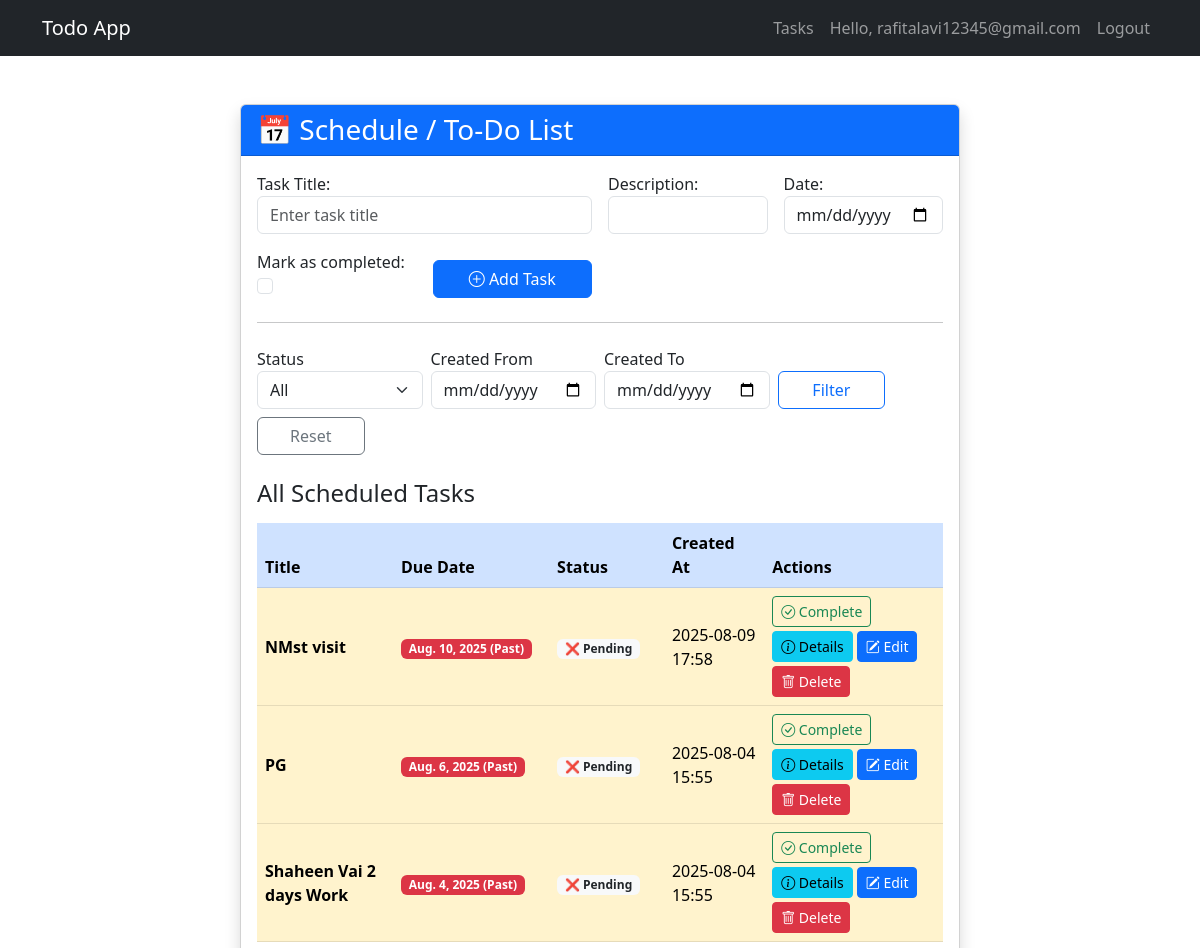
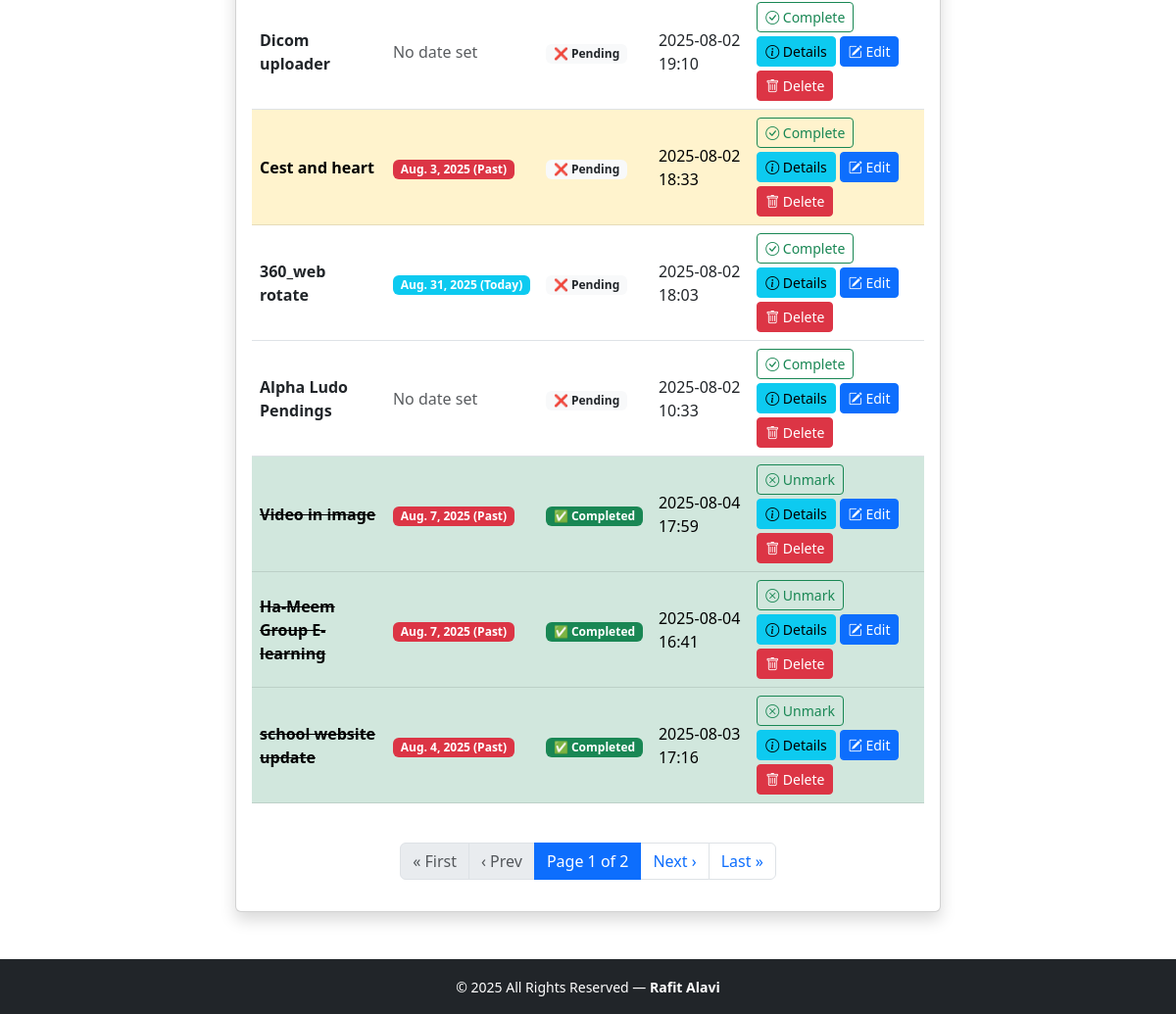
Screenshot of / (signed in) with the database file from the repository (2 pictures, top to bottom).
### todoapp/models.py (models this page shows, shortened)
class Task(models.Model):
    user = models.ForeignKey(User, on_delete=models.CASCADE)  # 👈 Link to user
    title = models.CharField(max_length=200)
    completed = models.BooleanField(default=False)
    date = models.DateField(null=True, blank=True)
    description =  RichTextField(blank=True, null=True)
    created_at = models.DateTimeField(auto_now_add=True)
    updated_at = models.DateTimeField(auto_now=True, null=True, blank=True)
    class Meta:
        ordering = ['completed', 'created_at']

### todoapp/views.py (the view, shortened to what this page needs)
# urls.py: path('', views.index, name='index'),
@login_required
def index(request):
    tasks = Task.objects.filter(user=request.user).order_by(Case(
        When(completed=False, then=Value(0)),
        When(completed=True, then=Value(1)),
        output_field=IntegerField(),
    ),
    '-created_at')  # 👈 Only show user's tasks
    status = request.GET.get('status')
    if status == 'completed':
        tasks = tasks.filter(completed=True)
    elif status == 'pending':
        tasks = tasks.filter(completed=False)
    start_created = request.GET.get('start_created')
    end_created = request.GET.get('end_created')
    if start_created:
        tasks = tasks.filter(created_at__date__gte=start_created)
    if end_created:
        tasks = tasks.filter(created_at__date__lte=end_created)
    paginator = Paginator(tasks, 10)
    page_number = request.GET.get('page')
    try:
        page_obj = paginator.get_page(page_number)
    except Exception as e:
        page_obj = paginator.get_page(1)  # Fallback to first page on error
        print(f"Error in pagination: {e}")
    form = TaskForm()
    today = date.today()
    return render(request, 'todoapp/index.html', {
        'tasks': tasks,
        'form': form,
        'today': today,
        'page_obj': page_obj,
    })

### todoapp/templates/todoapp/index.html (shortened to what this page needs)
{% extends 'todoapp/base.html' %}
{% block content %}
<div class="container mt-5">
    <div class="row justify-content-center">
        <div class="col-lg-8">
            <div class="card shadow">
                <div class="card-header bg-primary text-white">
                    <h1 class="h3 mb-0">📅 Schedule / To-Do List</h1>
                </div>
                <div class="card-body">
                    <form method="POST" class="mb-4">
                        <div class="row g-3">
                            {% for field in form %}
                            <div class="col-md-{% if field.name == 'title' %}6{% else %}3{% endif %}">
                                {{ field.label_tag }}
                                {{ field }}
                            </div>
                            {% endfor %}
                            <div class="col-md-3 d-flex align-items-end">
                                <button type="submit" class="btn btn-primary w-100">
                                    <i class="bi bi-plus-circle"></i> Add Task
                                </button>
                            </div>
                        </div>
                    </form>
                    <hr class="my-4">
                     <form method="get" class="mb-4">
    <div class="row g-2 align-items-end">
        <div class="col-md-3">
            <label for="status">Status</label>
            <select name="status" id="status" class="form-select">
                <option value="">All</option>
            </select>
        </div>
       <div class="col-md-3">
            <label for="start_created">Created From</label>
            <input type="date" name="start_created" id="start_created" class="form-control"
                   value="{{ request.GET.start_created }}">
        </div>
        <div class="col-md-3">
            <label for="end_created">Created To</label>
            <input type="date" name="end_created" id="end_created" class="form-control"
                   value="{{ request.GET.end_created }}">
        </div>
        <div class="col-md-2">
            <button type="submit" class="btn btn-outline-primary w-100">Filter</button>
        </div>
        <div class="col-md-2">
            <a href="?" class="btn btn-outline-secondary w-100">Reset</a>
        </div>
    </div>
</form>
                    <h2 class="h4 mb-3">All Scheduled Tasks</h2>
<div class="table-responsive">
    <table class="table table-hover align-middle">
        <thead class="table-primary">
            <tr>
                <th>Title</th>
                <th>Due Date</th>
                <th>Status</th>
                <th>Created At</th>
                <th>Actions</th>
            </tr>
        </thead>
        <tbody>
            {% for task in page_obj %}
            <tr class="{% if task.completed %}table-success{% elif task.date < today %}table-warning{% endif %}">
                <td>
                    <strong class="{% if task.completed %}text-decoration-line-through{% endif %}">
                        {{ task.title }}
                    </strong>
                </td>
                <td>
                    {% if task.date %}
                        <span class="badge bg-{% if task.date == today %}info
                                            {% elif task.date < today %}danger
                                            {% else %}secondary{% endif %}">
                            {{ task.date }}
                            {% if task.date == today %} (Today)
                            {% elif task.date < today %} (Past)
                            {% else %} (Upcoming)
                            {% endif %}
                        </span>
                    {% else %}
                        <span class="text-muted">No date set</span>
                    {% endif %}
                </td>
                <td>
                    {% if task.completed %}
                        <span class="badge bg-success">✅ Completed</span>
                    {% else %}
                        <span class="badge bg-light text-dark">❌ Pending</span>
                    {% endif %}
                </td>
                <td>{{ task.created_at|date:"Y-m-d H:i" }}</td>
                <td>
                    <div class="d-flex flex-wrap gap-1">
                        <a href="{% url 'toggle_complete' task.id %}" class="btn btn-sm btn-outline-success">
                            {% if task.completed %}
                                <i class="bi bi-x-circle"></i> Unmark
                            {% else %}
                                <i class="bi bi-check-circle"></i> Complete
                            {% endif %}
                        </a>
                        <a href="{% url 'task_detail' task.id %}" class="btn btn-sm btn-info">
                            <i class="bi bi-info-circle"></i> Details
                        </a>
                        <a href="{% url 'edit_task' task.id %}" class="btn btn-sm btn-primary">
                            <i class="bi bi-pencil-square"></i> Edit
                        </a>
                        <a href="{% url 'delete_task' task.id %}" class="btn btn-sm btn-danger"
                           onclick="return confirm('Are you sure you want to delete this task?');">
                            <i class="bi bi-trash"></i> Delete
                        </a>
                    </div>
                </td>
            </tr>
            {% empty %}
            <tr>
                <td colspan="5" class="text-center text-muted py-4">No tasks yet. Add your first task above!</td>
            </tr>
            {% endfor %}
        </tbody>
    </table>
</div>
                        <div class="mt-4">
                            <nav aria-label="Task list pagination">
                                <ul class="pagination justify-content-center">
                                  {% if page_obj.has_previous %}
<li class="page-item">
    <a class="page-link" href="?page=1{% if request.GET.status %}&status={{ request.GET.status }}{% endif %}{% if request.GET.start_created %}&start_created={{ request.GET.start_created }}{% endif %}{% if request.GET.end_created %}&end_created={{ request.GET.end_created }}{% endif %}">&laquo; First</a>
</li>
<li class="page-item">
    <a class="page-link" href="?page={{ page_obj.previous_page_number }}{% if request.GET.status %}&status={{ request.GET.status }}{% endif %}{% if request.GET.start_created %}&start_created={{ request.GET.start_created }}{% endif %}{% if request.GET.end_created %}&end_created={{ request.GET.end_created }}{% endif %}">&lsaquo; Prev</a>
</li>
{% else %}
<li class="page-item disabled"><span class="page-link">&laquo; First</span></li>
<li class="page-item disabled"><span class="page-link">&lsaquo; Prev</span></li>
{% endif %}
                                    <li class="page-item active">
                                        <span class="page-link">
                                            Page {{ page_obj.number }} of {{ page_obj.paginator.num_pages }}
                                        </span>
                                    </li>
                                    {% if page_obj.has_next %}
                                    <li class="page-item">
                                        <a class="page-link" href="?page={{ page_obj.next_page_number }}">Next
                                            &rsaquo;</a>
                                    </li>
                                    <li class="page-item">
                                        <a class="page-link" href="?page={{ page_obj.paginator.num_pages }}">Last
                                            &raquo;</a>
                                    </li>
                                    {% endif %}
                                </ul>
                            </nav>
                        </div>
                    </div>
                </div>
            </div>
        </div>
    </div>
</div>
<link rel="stylesheet" href="https://cdn.jsdelivr.net/npm/bootstrap-icons@1.8.0/font/bootstrap-icons.css">
{% endblock %}

### todoapp/templates/todoapp/base.html (shortened to what this page needs)
<!DOCTYPE html>
<html lang="en">
<head>
    <link href="https://cdn.jsdelivr.net/npm/bootstrap@5.3.0/dist/css/bootstrap.min.css" rel="stylesheet">
</head>
<body>
    <nav class="navbar navbar-expand-lg navbar-dark bg-dark">
        <div class="container">
            <a class="navbar-brand" href="{% url 'index' %}">Todo App</a>
            <div class="navbar-nav">
                {% if user.is_authenticated %}
                <a class="nav-item nav-link" href="{% url 'index' %}">Tasks</a>
                 <span class="nav-item nav-link">Hello, {{ user.username }}</span>
                <a class="nav-item nav-link" href="{% url 'logout' %}">Logout</a>
                {% else %}
                <a class="nav-item nav-link" href="{% url 'login' %}">Login</a>
                {% endif %}
            </div>
        </div>
    </nav>
    <div class="container mt-4">
        {% block content %}
        {% endblock %}
    <footer class="bg-dark text-white text-center py-3 mt-5">
        <div class="container">
            <small>&copy; 2025 All Rights Reserved — <strong>Rafit Alavi</strong></small>
        </div>
    </footer>
</body>
</html>

### rows the page displays
Task: title "NMst visit", date "Aug. 10, 2025", shows "(Past)", completed "❌ Pending", created_at "2025-08-09 17:58"
Task: title "PG", date "Aug. 6, 2025", shows "(Past)", completed "❌ Pending", created_at "2025-08-04 15:55"
Task: title "Shaheen Vai 2 days Work", date "Aug. 4, 2025", shows "(Past)", completed "❌ Pending", created_at "2025-08-04 15:55"
Task: title "Dicom uploader", shows "No date set", completed "❌ Pending", created_at "2025-08-02 19:10"
Task: title "Cest and heart", date "Aug. 3, 2025", shows "(Past)", completed "❌ Pending", created_at "2025-08-02 18:33"
Task: title "360_web rotate", date "Aug. 31, 2025", shows "(Today)", completed "❌ Pending", created_at "2025-08-02 18:03"
Task: title "Alpha Ludo Pendings", shows "No date set", completed "❌ Pending", created_at "2025-08-02 10:33"
Task: title "Video in image", date "Aug. 7, 2025", shows "(Past)", completed "✅ Completed", created_at "2025-08-04 17:59"
Task: title "Ha-Meem Group E-learning", date "Aug. 7, 2025", shows "(Past)", completed "✅ Completed", created_at "2025-08-04 16:41"
Task: title "school website update", date "Aug. 4, 2025", shows "(Past)", completed "✅ Completed", created_at "2025-08-03 17:16"

### other values shown
{{ user.username }} "rafitalavi12345@gmail.com"
{{ field.label_tag }} "Task Title:" "Description:" "Date:" "Mark as completed:"
{{ page_obj.number }} "1"
{{ page_obj.paginator.num_pages }} "2"
